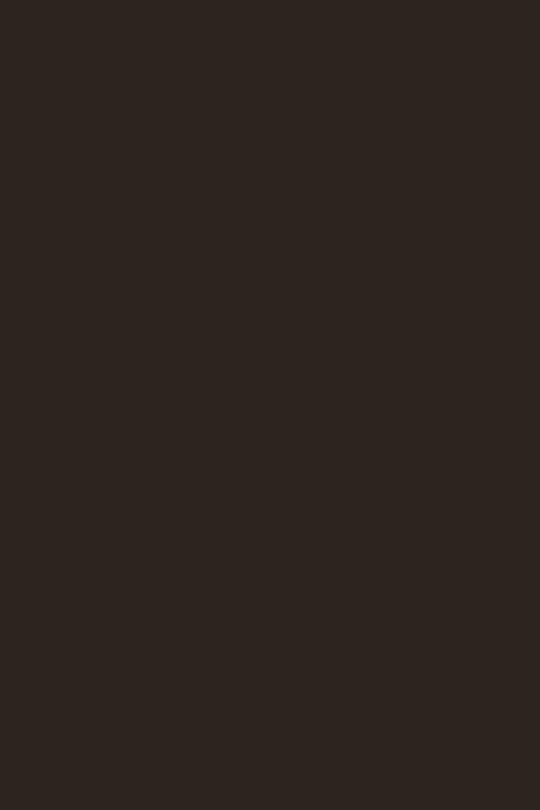
#> input picture promo60/img/promo/a1_lines.png, 1080 x 1620 px, found by its file name (shown at 1/2 size); its folder holds 4 pictures in this run
$ python contact60.py
#> lines starting #> are read from the running program, lines starting #| are printed output that depends on the picture
# 檢查用：線稿 PNG（alpha）疊在白底上，縮到寬 216，五張橫排成一張 jpg
import cv2, numpy as np
tiles = []
for k in ["a1", "a2", "a3", "a4", "a5"]:
    rgba = cv2.imread(f"img/promo/{k}_lines.png", cv2.IMREAD_UNCHANGED)
#> rgba is the input picture: shape (1620, 1080, 4); mean B, G, R, A 34, 38, 44, 14.2
    a = rgba[..., 3:4].astype(np.float32) / 255.
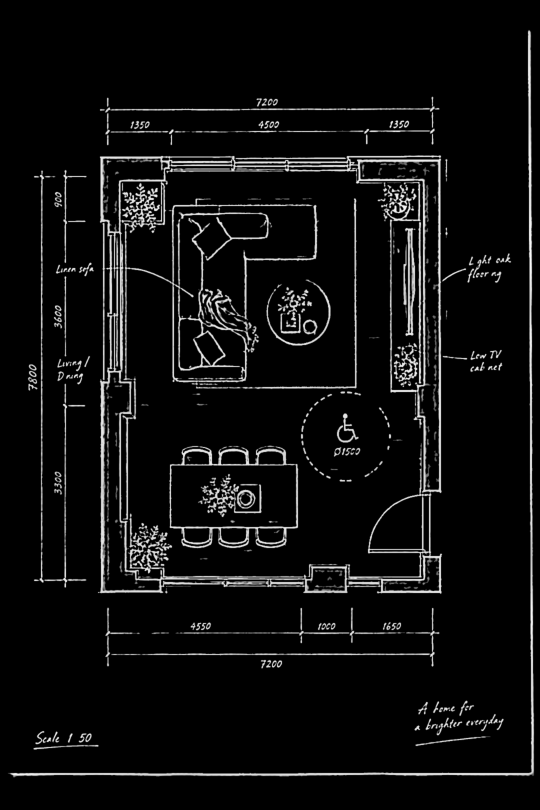
#> a: shape (1620, 1080, 1) float32 (shown at 1/2 size); min 0, max 0.973, mean 0.0556
    bgr = rgba[..., :3].astype(np.float32)
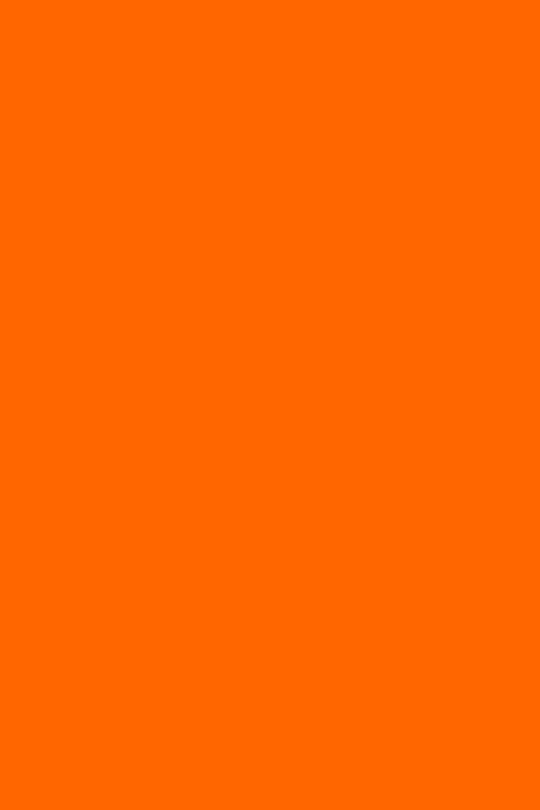
#> bgr: shape (1620, 1080, 3) float32 (shown at 1/2 size); mean B, G, R 33.1, 39, 44.5; drawn with min black and max white
    out = (bgr * a + 255 * (1 - a)).astype(np.uint8)
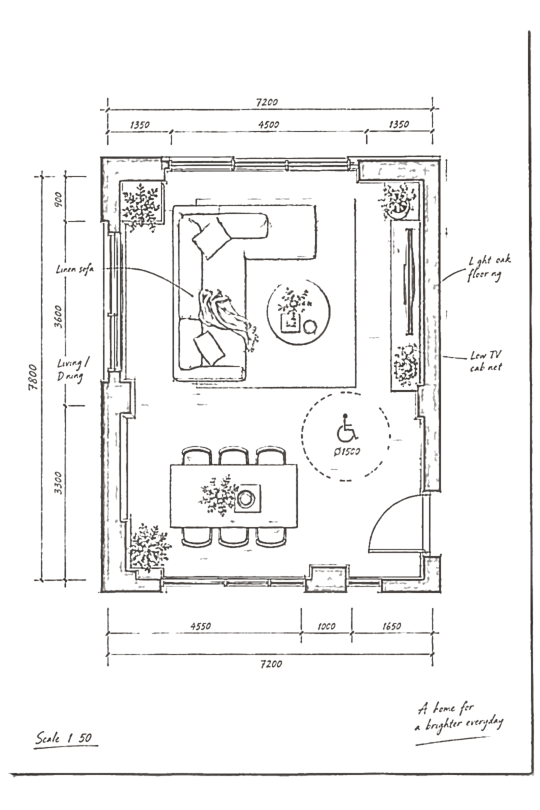
#> out: shape (1620, 1080, 3) (shown at 1/2 size); mean B, G, R 242.7, 242.9, 243.2
    h = round(out.shape[0] * 216 / out.shape[1])
#> h = 324
    tiles.append(cv2.resize(out, (216, h), interpolation=cv2.INTER_AREA))
#> pass 2 of the loop `for k in ["a1", "a2", "a3", "a4", "a5"]:`:
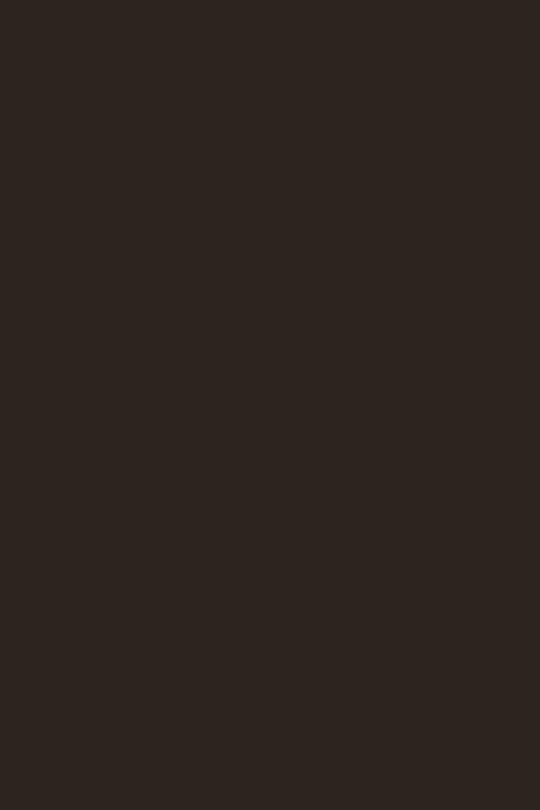
#> input picture promo60/img/promo/a2_lines.png, 1080 x 1620 px, found by its file name (shown at 1/2 size)
#> rgba is the input picture: shape (1620, 1080, 4); mean B, G, R, A 34, 38, 44, 16.9
#> `a = rgba[..., 3:4].astype(np.float32) / 255.`:
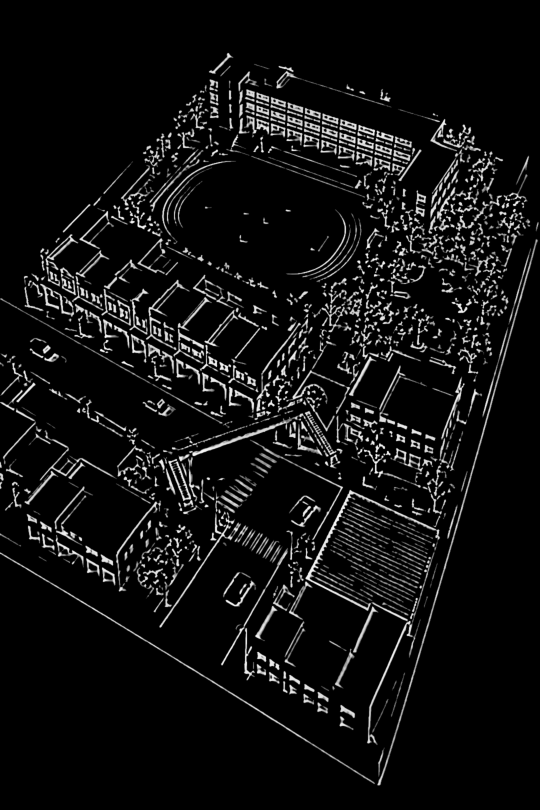
#> a: shape (1620, 1080, 1) float32 (shown at 1/2 size); min 0, max 0.992, mean 0.0663
#> `out = (bgr * a + 255 * (1 - a)).astype(np.uint8)`:
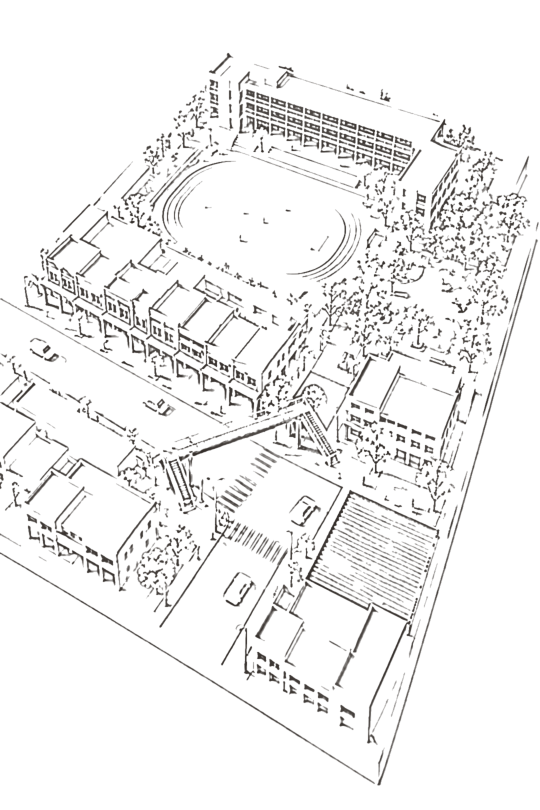
#> out: shape (1620, 1080, 3) (shown at 1/2 size); mean B, G, R 240.3, 240.5, 240.9
#> pass 3 of the loop `for k in ["a1", "a2", "a3", "a4", "a5"]:`:
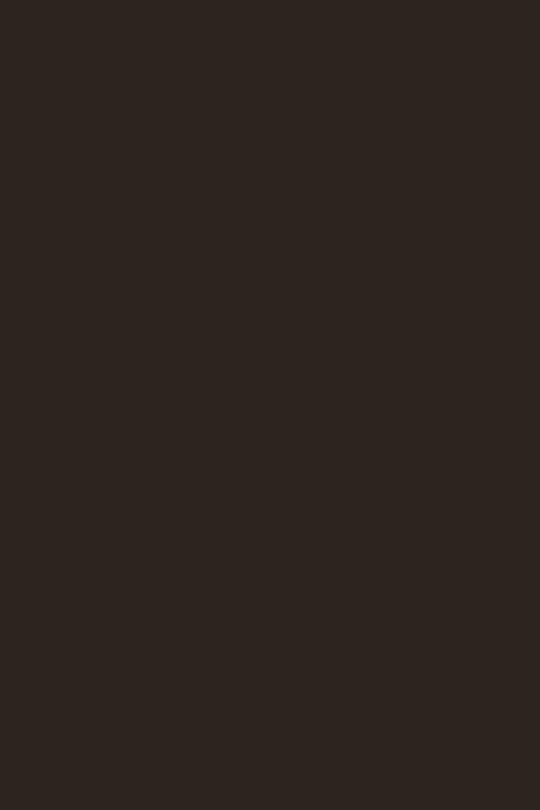
#> input picture promo60/img/promo/a3_lines.png, 1080 x 1620 px, found by its file name (shown at 1/2 size)
#> rgba is the input picture: shape (1620, 1080, 4); mean B, G, R, A 34, 38, 44, 33.5
#> `a = rgba[..., 3:4].astype(np.float32) / 255.`:
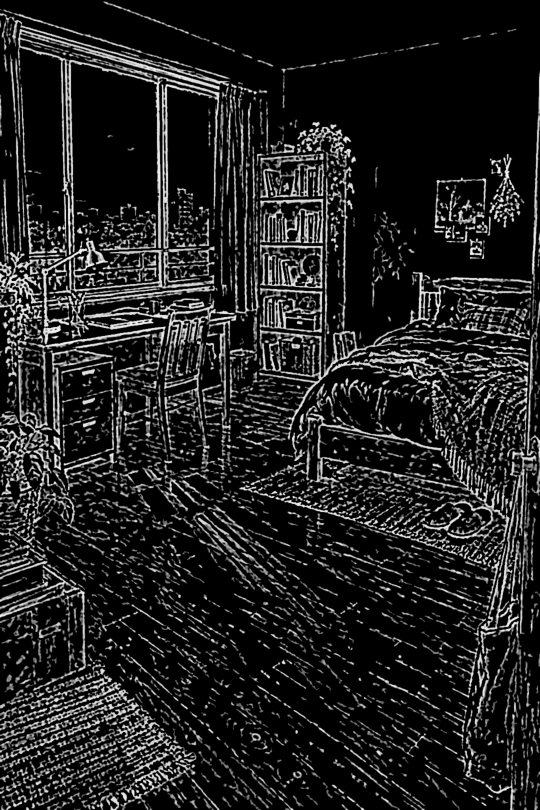
#> a: shape (1620, 1080, 1) float32 (shown at 1/2 size); min 0, max 0.976, mean 0.131
#> `out = (bgr * a + 255 * (1 - a)).astype(np.uint8)`:
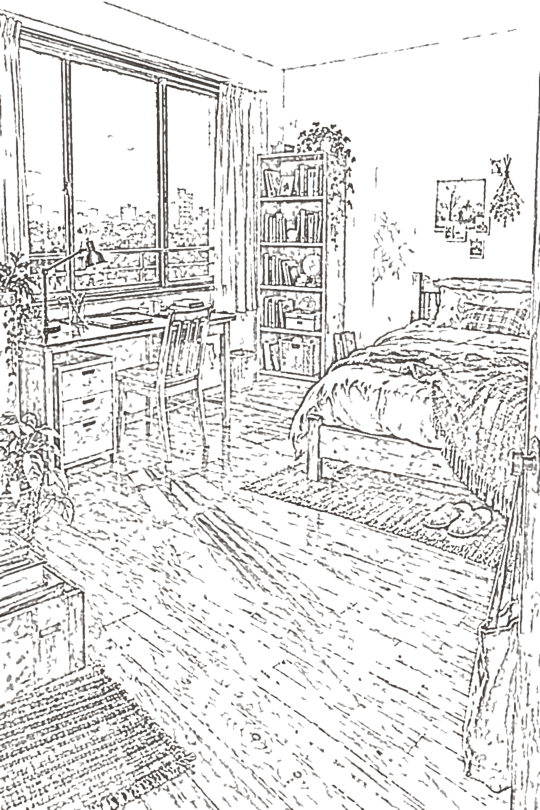
#> out: shape (1620, 1080, 3) (shown at 1/2 size); mean B, G, R 225.8, 226.3, 227.1
#> (the run stopped early here; a loop or call above may not have finished)
